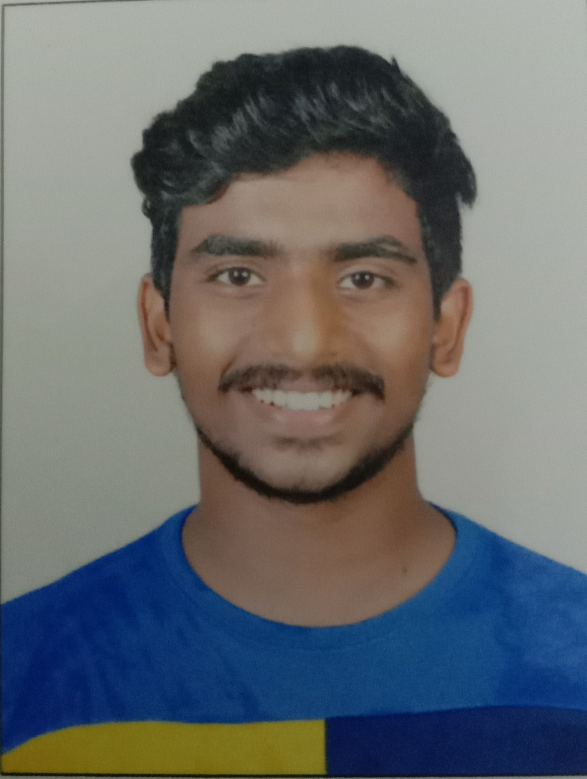
#> input picture sujan1.jpg, 1760 x 2336 px (shown at 1/3 size)
$ python masking.py
#> lines starting #> are read from the running program, lines starting #| are printed output that depends on the picture; after the words box and inside, x2 and y2 are one past the last pixel; in counts of white or black regions, pixels touching at a corner belong together
import cv2
import numpy as np
img=cv2.imread("sujan1.jpg")
#> img is the input picture: shape (2336, 1760, 3); mean B, G, R 110.6, 108.3, 104.5
re=cv2.resize(img,(500,500),interpolation=cv2.INTER_CUBIC)
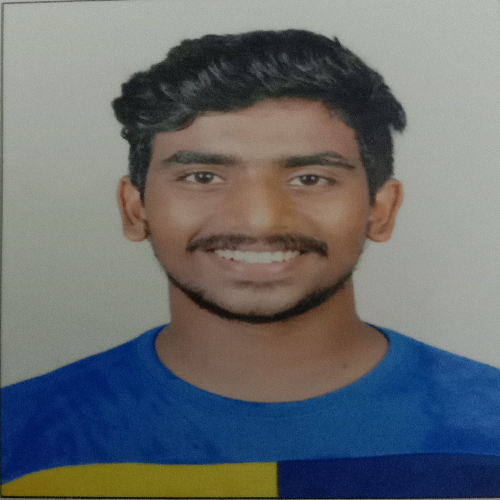
#> re: shape (500, 500, 3); mean B, G, R 110.6, 108.3, 104.5
cv2.imshow("image",re)
blank=np.zeros(re.shape[:2],dtype='uint8')
cv2.imshow('blank',blank)
mask=cv2.circle(blank,(re.shape[1]//2,re.shape[0]//2),100,255,-1)
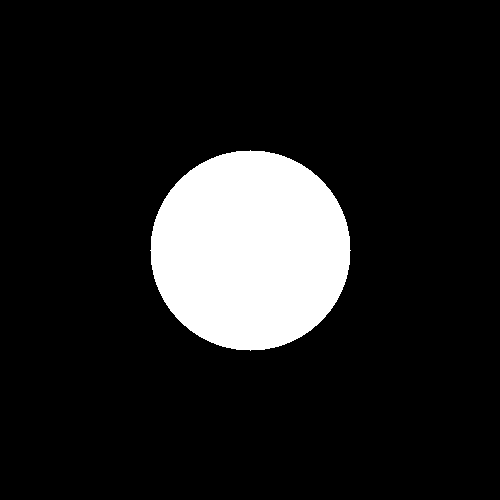
#> blank: shape (500, 500); 12.6% white; 1 white region, box (x1, y1, x2, y2) and area: (150, 150, 351, 351) 31417
cv2.imshow("mask",mask)

masked_image=cv2.bitwise_and(re,re,mask=mask)
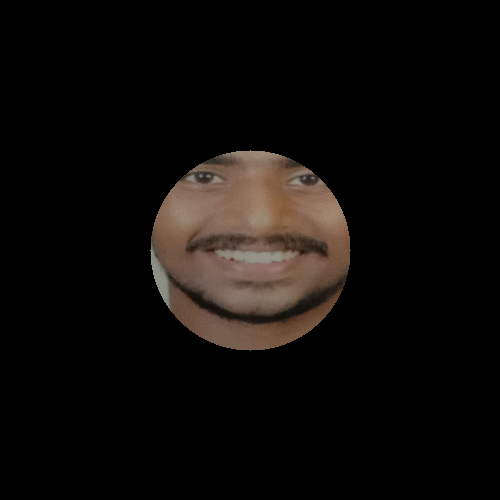
#> masked_image: shape (500, 500, 3); mean B, G, R 9.5, 11.5, 14.5
cv2.imshow("masked image",masked_image)


cv2.waitKey(0)

$ run again, with pic3.jpg copied over sujan1.jpg
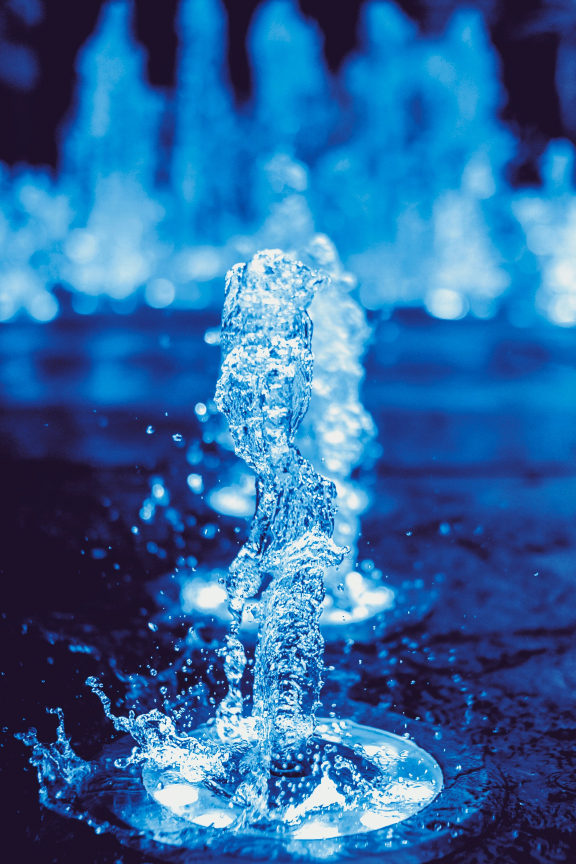
#> input picture pic3.jpg, 1728 x 2592 px (shown at 1/3 size)
#> img is the input picture: shape (2592, 1728, 3); mean B, G, R 159, 103.4, 46.1
#> `re=cv2.resize(img,(500,500),interpolation=cv2.INTER_CUBIC)`:
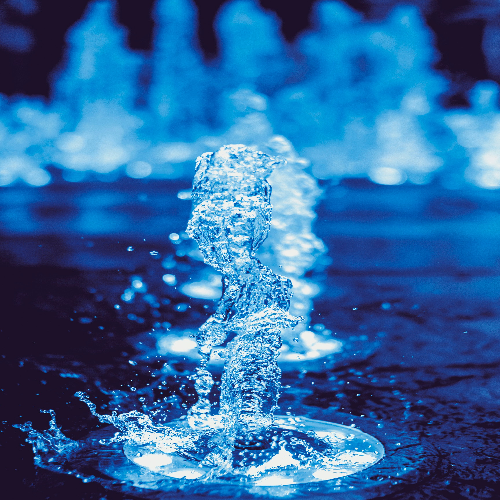
#> re: shape (500, 500, 3); mean B, G, R 159, 103.4, 46.2
#> blank: shape (500, 500); 12.6% white; 1 white region, box (x1, y1, x2, y2) and area: (150, 150, 351, 351) 31417
#> `masked_image=cv2.bitwise_and(re,re,mask=mask)`:
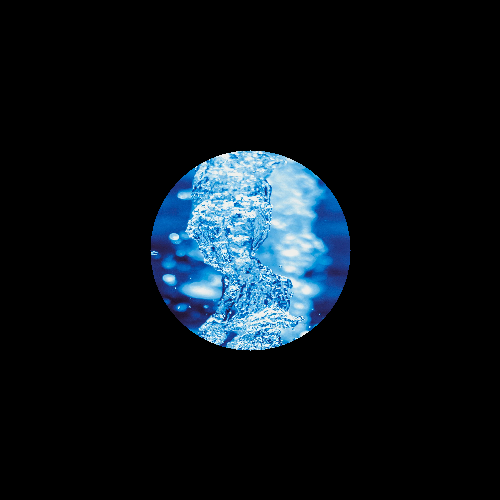
#> masked_image: shape (500, 500, 3); mean B, G, R 25.7, 19.5, 11.2
